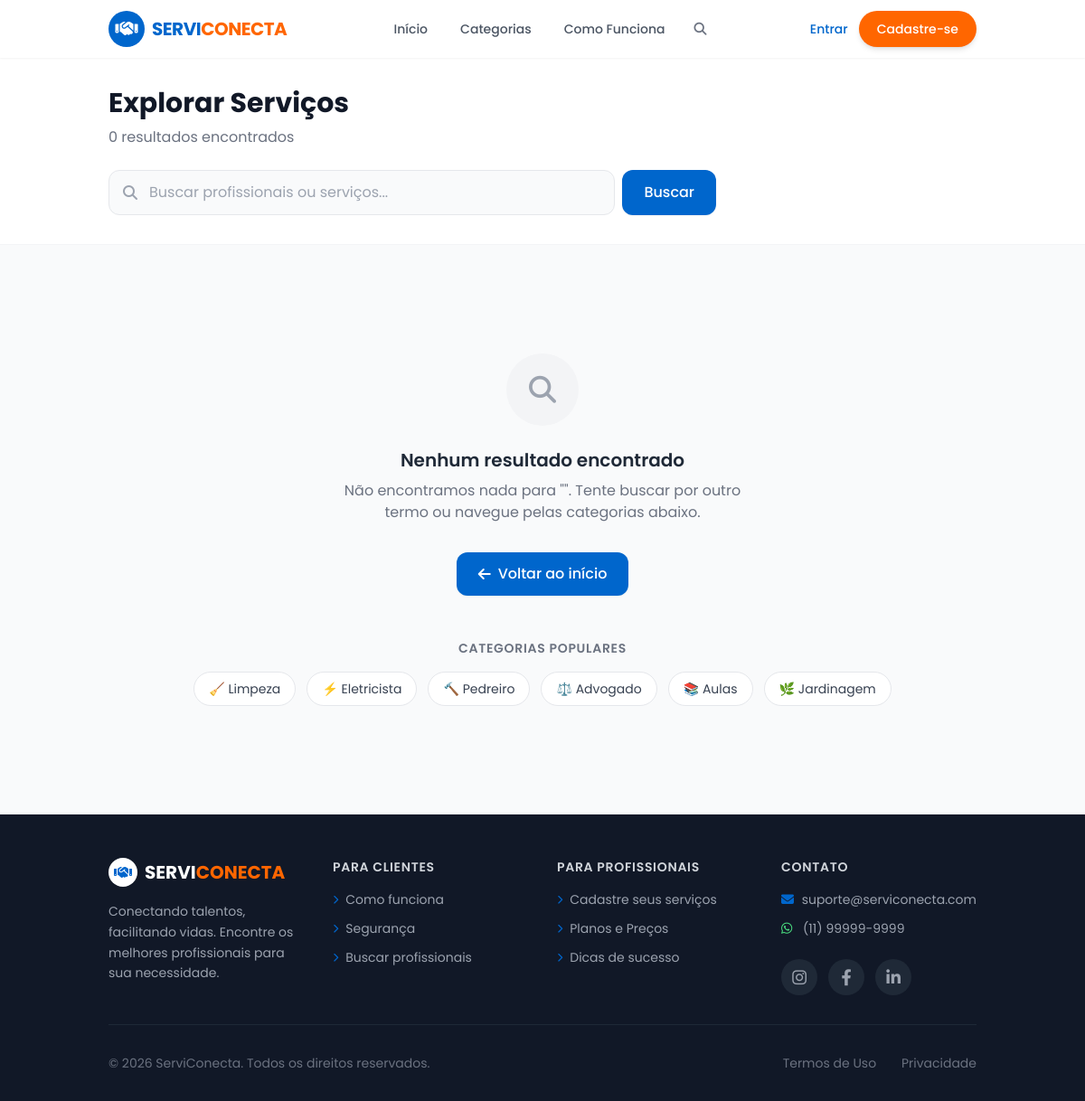
/buscar/, run on an earlier commit of the app's database.
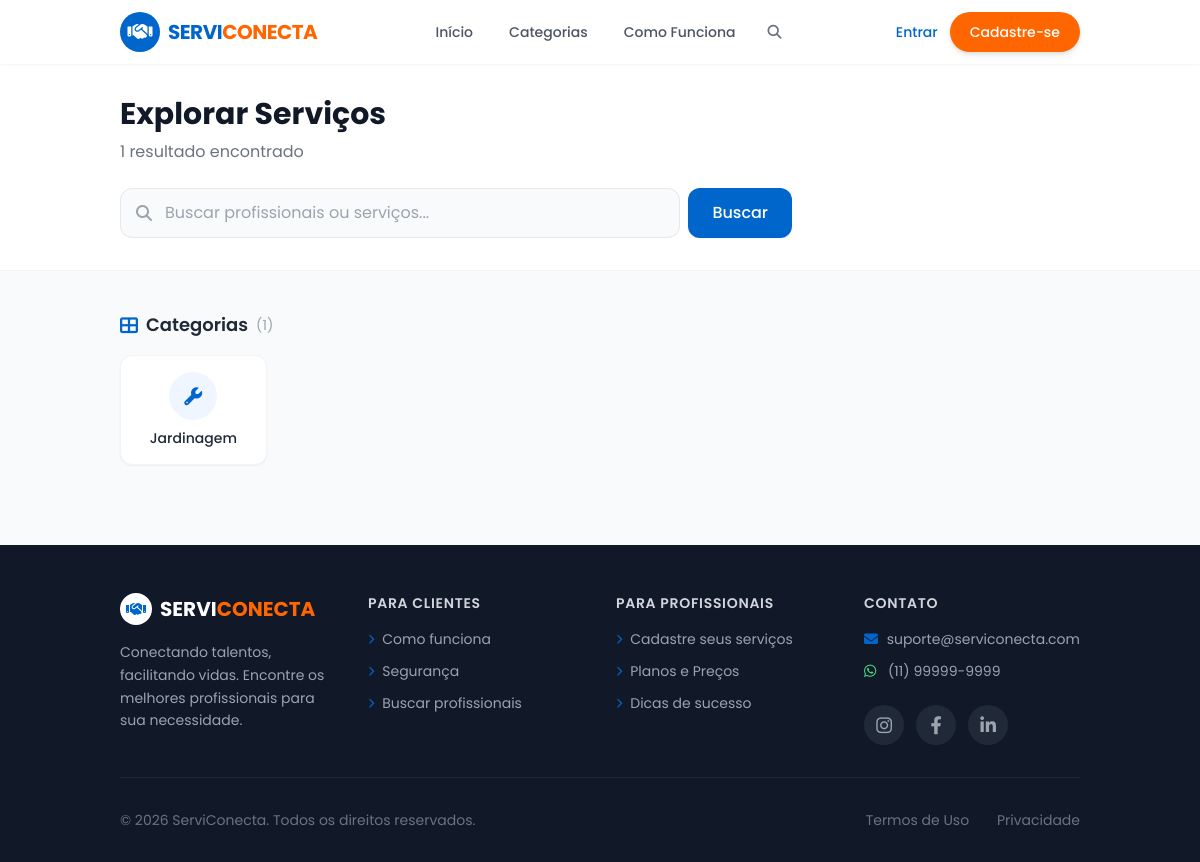
And on a later commit of the database.
### services/models.py (models this page shows, shortened)
class ServiceCategory(models.Model):
    name = models.CharField(max_length=100, unique=True, db_index=True)
    slug = models.SlugField(max_length=120, unique=True)
    description = models.TextField(blank=True)
    icon = models.CharField(max_length=50, blank=True)
    image = models.ImageField(upload_to='categories/', blank=True, null=True)
    parent = models.ForeignKey(
        'self',
        on_delete=models.CASCADE,
        null=True,
        blank=True,
        related_name='children'
    )
    is_active = models.BooleanField(default=True, db_index=True)
    order = models.PositiveIntegerField(default=0)
    created_at = models.DateTimeField(auto_now_add=True)
    updated_at = models.DateTimeField(auto_now=True)
    class Meta:
        db_table = 'service_categories'
        verbose_name = 'Categoria de Serviço'
        verbose_name_plural = 'Categorias de Serviços'
        ordering = ['order', 'name']
        indexes = [
            models.Index(fields=['slug']),
            models.Index(fields=['is_active', 'parent']),
        ]

### core/views.py (the view, shortened to what this page needs)
# urls.py: path('buscar/', views.search, name='search'),
def search(request):
    query = request.GET.get('q', '').strip()
    category = request.GET.get('category', '').strip()
    categories = ServiceCategory.objects.filter(is_active=True)
    professionals = ProfessionalProfile.objects.filter(status='active').select_related('user').order_by('-rating')
    if category:
        categories = categories.filter(slug=category)
        professionals = professionals.filter(
            services__category__slug=category
        ).distinct()
    context = {
        'query': query,
        'categories': categories,
        'professionals': professionals,
        'total_results': categories.count() + professionals.count(),
    }
    return render(request, 'core/search_results.html', context)

### templates/core/search_results.html (shortened to what this page needs)
{% extends 'base.html' %}
{% load static %}
{% block content %}
<section class="bg-white border-b border-gray-100">
    <div class="container mx-auto px-4 sm:px-6 lg:px-8 py-8">
        <div class="max-w-2xl">
            <h1 class="text-2xl md:text-3xl font-bold text-gray-900 mb-2">
                {% if query %}
                    Resultados para "<span class="text-primary">{{ query }}</span>"
                {% else %}
                    Explorar Serviços
                {% endif %}
            </h1>
            <p class="text-gray-500">{{ total_results }} resultado{{ total_results|pluralize:'s' }} encontrado{{ total_results|pluralize:'s' }}</p>
            <form action="{% url 'core:search' %}" method="GET" class="mt-6">
                <div class="flex gap-2">
                    <div class="flex-1 relative">
                        <i class="fa-solid fa-search absolute left-4 top-1/2 -translate-y-1/2 text-gray-400"></i>
                        <input type="text"
                               name="q"
                               value="{{ query }}"
                               placeholder="Buscar profissionais ou serviços..."
                               class="w-full pl-11 pr-4 py-3 rounded-xl border border-gray-200 focus:border-primary focus:ring-2 focus:ring-primary/20 outline-none transition-all text-gray-700 bg-gray-50">
                    </div>
                    <button type="submit" class="bg-primary text-white px-6 py-3 rounded-xl font-medium hover:bg-primary/90 transition-colors shadow-sm">
                        Buscar
                    </button>
                </div>
            </form>
        </div>
    </div>
</section>
<section class="py-10 bg-gray-50 flex-grow">
    <div class="container mx-auto px-4 sm:px-6 lg:px-8">
        {% if categories or professionals %}
            {% if categories %}
            <div class="mb-10">
                <h2 class="text-lg font-semibold text-gray-800 mb-4 flex items-center gap-2">
                    <i class="fa-solid fa-th-large text-primary"></i>
                    Categorias
                    <span class="text-sm font-normal text-gray-400">({{ categories|length }})</span>
                </h2>
                <div class="grid grid-cols-2 md:grid-cols-4 lg:grid-cols-6 gap-4">
                    {% for cat in categories %}
                    <a href="{% url 'core:search' %}?q={{ cat.name|urlencode }}"
                       class="bg-white p-4 rounded-xl shadow-sm border border-gray-100 flex flex-col items-center text-center group hover:shadow-md transition-all hover:-translate-y-0.5">
                        <div class="w-12 h-12 rounded-full bg-blue-50 text-primary flex items-center justify-center text-lg mb-2 group-hover:bg-primary group-hover:text-white transition-all">
                            {% if cat.icon %}
                                <i class="fa-solid fa-{{ cat.icon }}"></i>
                            {% else %}
                                <i class="fa-solid fa-wrench"></i>
                            {% endif %}
                        </div>
                        <h3 class="font-medium text-gray-800 text-sm">{{ cat.name }}</h3>
                    </a>
                    {% endfor %}
                </div>
            </div>
            {% endif %}
        {% else %}
            <div class="text-center py-20">
                <div class="w-20 h-20 rounded-full bg-gray-100 flex items-center justify-center mx-auto mb-6">
                    <i class="fa-solid fa-search text-gray-400 text-3xl"></i>
                </div>
                <h2 class="text-xl font-semibold text-gray-800 mb-2">Nenhum resultado encontrado</h2>
                <p class="text-gray-500 mb-8 max-w-md mx-auto">
                    Não encontramos nada para "{{ query }}". Tente buscar por outro termo ou navegue pelas categorias abaixo.
                </p>
                <a href="{% url 'core:index' %}" class="inline-flex items-center gap-2 bg-primary text-white px-6 py-3 rounded-xl font-medium hover:bg-primary/90 transition-colors shadow-sm">
                    <i class="fa-solid fa-arrow-left"></i> Voltar ao início
                </a>
                <div class="mt-12">
                    <h3 class="text-sm font-semibold text-gray-500 uppercase tracking-wider mb-4">Categorias populares</h3>
                    <div class="flex flex-wrap justify-center gap-3">
                        <a href="{% url 'core:search' %}?q=Limpeza" class="px-4 py-2 bg-white rounded-full text-sm text-gray-700 border border-gray-200 hover:bg-primary hover:text-white hover:border-primary transition-all">🧹 Limpeza</a>
                        <a href="{% url 'core:search' %}?q=Eletricista" class="px-4 py-2 bg-white rounded-full text-sm text-gray-700 border border-gray-200 hover:bg-primary hover:text-white hover:border-primary transition-all">⚡ Eletricista</a>
                        <a href="{% url 'core:search' %}?q=Pedreiro" class="px-4 py-2 bg-white rounded-full text-sm text-gray-700 border border-gray-200 hover:bg-primary hover:text-white hover:border-primary transition-all">🔨 Pedreiro</a>
                        <a href="{% url 'core:search' %}?q=Advogado" class="px-4 py-2 bg-white rounded-full text-sm text-gray-700 border border-gray-200 hover:bg-primary hover:text-white hover:border-primary transition-all">⚖️ Advogado</a>
                        <a href="{% url 'core:search' %}?q=Aulas" class="px-4 py-2 bg-white rounded-full text-sm text-gray-700 border border-gray-200 hover:bg-primary hover:text-white hover:border-primary transition-all">📚 Aulas</a>
                        <a href="{% url 'core:search' %}?q=Jardinagem" class="px-4 py-2 bg-white rounded-full text-sm text-gray-700 border border-gray-200 hover:bg-primary hover:text-white hover:border-primary transition-all">🌿 Jardinagem</a>
                    </div>
                </div>
            </div>
        {% endif %}
    </div>
</section>
{% endblock %}

### templates/base.html (shortened to what this page needs)
<!DOCTYPE html>
<html lang="pt-br">
<head>
    <link rel="stylesheet" href="https://cdnjs.cloudflare.com/ajax/libs/font-awesome/6.4.0/css/all.min.css">
    <script src="https://cdn.tailwindcss.com"></script>
</head>
<body class="text-gray-800 antialiased min-h-screen flex flex-col">
    <header class="bg-white/95 backdrop-blur-sm shadow-sm sticky top-0 z-40">
        <div class="container mx-auto px-4 sm:px-6 lg:px-8">
            <div class="flex justify-between items-center h-16">
                <div class="flex-shrink-0 flex items-center">
                    <a href="{% url 'core:index' %}" class="flex items-center gap-2">
                        <div class="w-10 h-10 bg-primary text-white rounded-full flex items-center justify-center font-bold text-xl">
                            <i class="fa-solid fa-handshake"></i>
                        </div>
                        <div>
                            <h1 class="text-xl font-bold text-primary tracking-tight">SERVI<span class="text-secondary">CONECTA</span></h1>
                        </div>
                    </a>
                </div>
                <nav class="hidden md:flex items-center space-x-1">
                    <a href="{% url 'core:index' %}" class="text-gray-600 hover:text-primary px-4 py-2 text-sm font-medium transition-colors rounded-lg hover:bg-blue-50">Início</a>
                    <a href="{% url 'core:search' %}" class="text-gray-600 hover:text-primary px-4 py-2 text-sm font-medium transition-colors rounded-lg hover:bg-blue-50">Categorias</a>
                    <a href="{% url 'core:index' %}#como-funciona" class="text-gray-600 hover:text-primary px-4 py-2 text-sm font-medium transition-colors rounded-lg hover:bg-blue-50">Como Funciona</a>
                    <button id="searchTrigger" class="text-gray-500 hover:text-primary px-3 py-2 text-sm transition-colors rounded-lg hover:bg-blue-50" title="Pesquisar (Ctrl+K)">
                        <i class="fa-solid fa-search"></i>
                    </button>
                </nav>
                <div class="hidden md:flex items-center space-x-3">
                    {% if user.is_authenticated %}
                        <span class="text-gray-600 text-sm">Olá, {{ user.first_name|default:user.email }}</span>
                        <a href="{% url 'core:logout' %}" class="text-gray-600 hover:text-primary px-4 py-2 text-sm font-medium transition-colors rounded-lg hover:bg-blue-50">Sair</a>
                    {% else %}
                        <a href="{% url 'core:login' %}" class="text-primary font-medium hover:text-primary/80 transition-colors text-sm">Entrar</a>
                        <a href="{% url 'core:register' %}" class="bg-secondary text-white px-5 py-2.5 rounded-full font-medium hover:bg-secondary/90 shadow-md transition-all transform hover:-translate-y-0.5 text-sm">Cadastre-se</a>
                    {% endif %}
                </div>
            </div>
        </div>
    </header>
    <main class="flex-grow flex flex-col">
        {% block content %}
        {% endblock %}
    </main>
    <footer class="bg-gray-900 text-white pt-12 pb-8">
        <div class="container mx-auto px-4 sm:px-6 lg:px-8">
            <div class="grid grid-cols-2 md:grid-cols-4 gap-8 mb-8">
                <div class="col-span-2 md:col-span-1">
                    <div class="flex items-center gap-2 mb-4">
                        <div class="w-8 h-8 bg-white text-primary rounded-full flex items-center justify-center font-bold">
                            <i class="fa-solid fa-handshake"></i>
                        </div>
                        <h2 class="text-xl font-bold">SERVI<span class="text-secondary">CONECTA</span></h2>
                    </div>
                    <p class="text-gray-400 text-sm leading-relaxed">Conectando talentos, facilitando vidas. Encontre os melhores profissionais para sua necessidade.</p>
                </div>
                <div>
                    <h3 class="text-sm font-semibold mb-4 uppercase tracking-wider text-gray-300">Para Clientes</h3>
                    <ul class="space-y-3 text-sm text-gray-400">
                        <li><a href="#" class="hover:text-white transition-colors flex items-center gap-2"><i class="fa-solid fa-chevron-right text-[10px] text-primary"></i> Como funciona</a></li>
                        <li><a href="#" class="hover:text-white transition-colors flex items-center gap-2"><i class="fa-solid fa-chevron-right text-[10px] text-primary"></i> Segurança</a></li>
                        <li><a href="#" class="hover:text-white transition-colors flex items-center gap-2"><i class="fa-solid fa-chevron-right text-[10px] text-primary"></i> Buscar profissionais</a></li>
                    </ul>
                </div>
                <div>
                    <h3 class="text-sm font-semibold mb-4 uppercase tracking-wider text-gray-300">Para Profissionais</h3>
                    <ul class="space-y-3 text-sm text-gray-400">
                        <li><a href="#" class="hover:text-white transition-colors flex items-center gap-2"><i class="fa-solid fa-chevron-right text-[10px] text-primary"></i> Cadastre seus serviços</a></li>
                        <li><a href="#" class="hover:text-white transition-colors flex items-center gap-2"><i class="fa-solid fa-chevron-right text-[10px] text-primary"></i> Planos e Preços</a></li>
                        <li><a href="#" class="hover:text-white transition-colors flex items-center gap-2"><i class="fa-solid fa-chevron-right text-[10px] text-primary"></i> Dicas de sucesso</a></li>
                    </ul>
                </div>
                <div>
                    <h3 class="text-sm font-semibold mb-4 uppercase tracking-wider text-gray-300">Contato</h3>
                    <ul class="space-y-3 text-sm text-gray-400">
                        <li class="flex items-center gap-2"><i class="fa-solid fa-envelope text-primary w-4"></i> suporte@serviconecta.com</li>
                        <li class="flex items-center gap-2"><i class="fa-brands fa-whatsapp text-green-400 w-4"></i> (11) 99999-9999</li>
                    </ul>
                    <div class="flex space-x-3 mt-6">
                        <a href="#" class="text-gray-400 hover:text-white text-lg transition-colors w-10 h-10 rounded-full bg-gray-800 flex items-center justify-center hover:bg-primary"><i class="fa-brands fa-instagram"></i></a>
                        <a href="#" class="text-gray-400 hover:text-white text-lg transition-colors w-10 h-10 rounded-full bg-gray-800 flex items-center justify-center hover:bg-primary"><i class="fa-brands fa-facebook-f"></i></a>
                        <a href="#" class="text-gray-400 hover:text-white text-lg transition-colors w-10 h-10 rounded-full bg-gray-800 flex items-center justify-center hover:bg-primary"><i class="fa-brands fa-linkedin-in"></i></a>
                    </div>
                </div>
            </div>
            <div class="border-t border-gray-800 pt-8 flex flex-col md:flex-row justify-between items-center text-sm text-gray-500">
                <p>&copy; 2026 ServiConecta. Todos os direitos reservados.</p>
                <div class="space-x-6 mt-4 md:mt-0">
                    <a href="#" class="hover:text-white transition-colors">Termos de Uso</a>
                    <a href="#" class="hover:text-white transition-colors">Privacidade</a>
                </div>
            </div>
        </div>
    </footer>
</body>
</html>

### templates/components/search_overlay.html (shortened to what this page needs)
{% load static %}

### templates/base.html (style rules this page uses)
html { scroll-behavior: smooth; scroll-padding-top: 80px; }
body { background-color: #f8fafc; }

What changed in the data, as far as the page shows it:
added ServiceCategory: name "Jardinagem"
Also different on the page:
{{ total_results }}: "0" → "1"
{{ categories|length }}: (not shown) → "1"
text no longer shown: "Nenhum resultado encontrado Não encontramos nada para \" \". Tente buscar por outro termo ou navegue pelas categorias abaixo. Voltar ao início CATEGORIAS POPULARES 🧹 Limpeza ⚡ Eletricista 🔨 Pedreiro ⚖️ Advogado 📚 Aulas 🌿 Jardinagem"
text now shown: "Categorias ( )"
